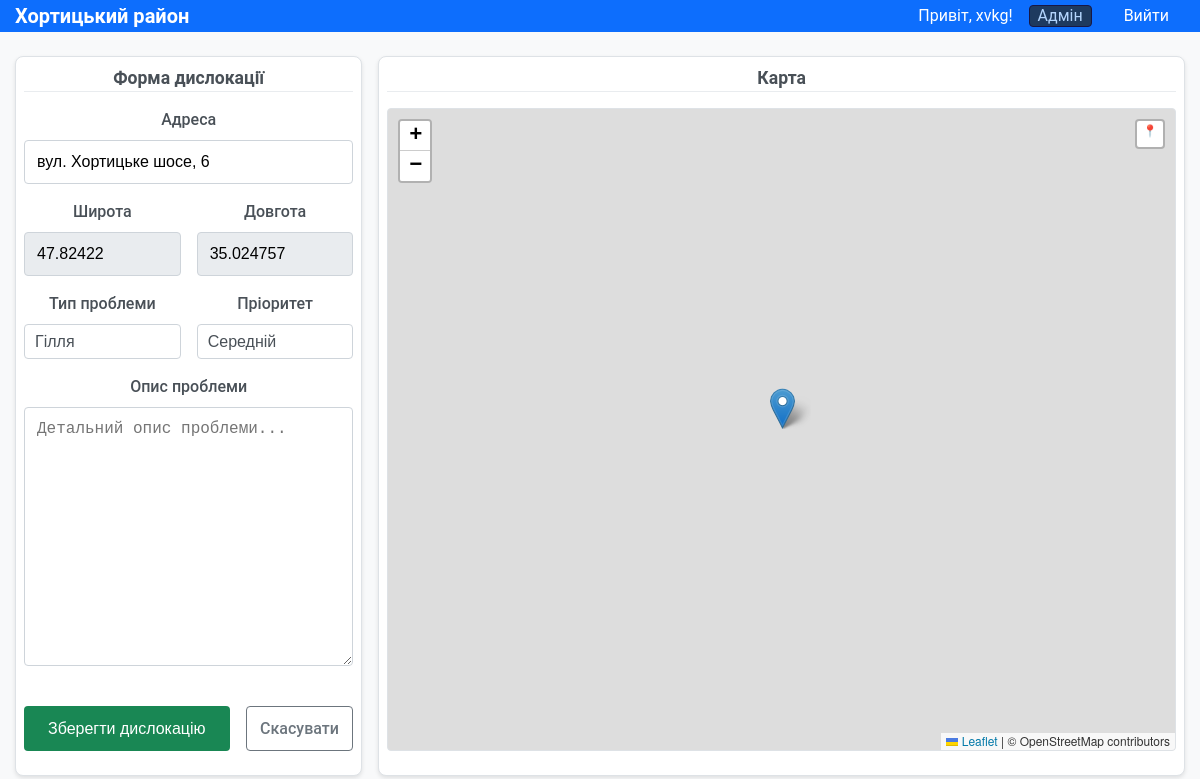
/edit/2 (signed in), run on the app's committed database.
### models.py (models this page shows, shortened)
class User(UserMixin, db.Model):
    id = db.Column(db.Integer, primary_key=True)
    username = db.Column(db.String(80), unique=True, nullable=False)
    password_hash = db.Column(db.String(120), nullable=False)
    role = db.Column(db.String(20), default='user')  # 'admin' або 'user'
    def is_admin(self):
        return self.role == 'admin'

class Location(db.Model):
    id = db.Column(db.Integer, primary_key=True)
    address = db.Column(db.String(200), nullable=False)
    latitude = db.Column(db.Float, nullable=False)
    longitude = db.Column(db.Float, nullable=False)
    problem_type = db.Column(db.String(50), nullable=False)
    priority = db.Column(db.String(20), default='Середній')
    status = db.Column(db.String(20), default='in_progress')
    description = db.Column(db.Text)
    date_created = db.Column(db.DateTime, default=datetime.utcnow)
    date_completed = db.Column(db.DateTime)
    created_by = db.Column(db.Integer, db.ForeignKey('user.id'))

### app.py (the view, shortened to what this page needs)
@app.route('/edit/<int:id>', methods=['GET', 'POST'])
@login_required
def edit_location(id):
    if not current_user.is_admin():
        flash('Доступ заборонено.', 'error')
        return redirect(url_for('index'))
    location = Location.query.get_or_404(id)
    form = LocationForm(obj=location)
    return render_template('add_location.html', form=form, location=location)

### app.py (called while the page is built)
@login_manager.user_loader
def load_user(user_id):
    return db.session.get(User, int(user_id))  # Новий синтаксис SQLAlchemy

### templates/add_location.html (shortened to what this page needs)
{% extends "base.html" %} {% block title %} {% if location %}Редагування{% else %}Додавання{% endif %} дислокації - Хортицький район {% endblock %} {%
block content %}
<link rel="stylesheet" href="https://unpkg.com/leaflet@1.9.4/dist/leaflet.css" />
<link rel="stylesheet" href="{{ url_for('static', filename='css/add-location.css') }}" />
<div class="location-form">
    <div class="location-form__form-section">
        <div class="stats-card">
            <div class="stats-card__title">Форма дислокації</div>
            <div class="stats-card__content">
                <form method="POST">
                    <div class="form__group">{{ form.address.label(class="form__label") }} {{ form.address(class="form__input", id="address") }}</div>
                    <div class="location-form__coordinates">
                        <div class="form__group">
                            {{ form.latitude.label(class="form__label") }} {{ form.latitude(class="form__input form__input--readonly", readonly=true,
                            id="latitude") }}
                        </div>
                        <div class="form__group">
                            {{ form.longitude.label(class="form__label") }} {{ form.longitude(class="form__input form__input--readonly",
                            readonly=true, id="longitude") }}
                        </div>
                    </div>
                    <div class="location-form__details">
                        <div class="form__group">
                            {{ form.problem_type.label(class="form__label") }} {{ form.problem_type(class="form__select") }}
                        </div>
                        <div class="form__group">{{ form.priority.label(class="form__label") }} {{ form.priority(class="form__select") }}</div>
                    </div>
                    <div class="form__group form__group--expand">
                        {{ form.description.label(class="form__label") }} {{ form.description(class="form__input form__input-text") }}
                    </div>
                    <div class="form__actions">
                        {{ form.submit(class="button button--success") }}
                        <a href="{{ url_for('index') }}" class="button button--secondary">Скасувати</a>
                    </div>
                </form>
            </div>
        </div>
    </div>
    <div class="location-form__map-section">
        <div class="stats-card">
            <div class="stats-card__title">Карта</div>
            <div class="stats-card__content">
                <div class="location-form__map" id="map" data-default-lat="47.82085887156977" data-default-lng="35.0326454729596"></div>
            </div>
        </div>
    </div>
</div>
{% endblock %}

### templates/base.html (shortened to what this page needs)
<!DOCTYPE html>
<html lang="uk">
    <head>
        <link rel="stylesheet" href="https://cdnjs.cloudflare.com/ajax/libs/font-awesome/6.0.0/css/all.min.css">
        <link rel="stylesheet" href="{{ url_for('static', filename='css/style.css') }}">
    </head>
    <body>
        <nav class="navigation">
            <div class="layout">
                <div class="navigation__container">
                    <a class="navigation__brand" href="{{ url_for('index') }}">Хортицький район</a>
                    <div class="navigation__menu">
                        {% if current_user.is_authenticated %}
                        <span class="navigation__text">Привіт, {{ current_user.username }}!</span>
                        {% if current_user.is_admin() %}
                        <span class="admin">Адмін</span>
                        {% endif %}
                        <a class="navigation__link" href="{{ url_for('logout') }}">Вийти</a>
                        {% else %}
                        <a class="navigation__link" href="{{ url_for('login') }}">Увійти</a>
                        {% endif %}
                    </div>
                </div>
            </div>
        </nav>
        <div class="layout layout--with-top-margin">{% block content %}{% endblock %}</div>
    </body>
</html>

### static/css/style.css (style rules this page uses)
* { margin: 0; padding: 0; box-sizing: border-box; }
body { font-family: var(--ff); line-height: 1.5; color: var(--font-color); background-color: var(--body-bg); }
.layout { width: 100%; max-width: 1320px; margin: 0 auto; padding: 0 15px; }
.layout--with-top-margin { margin-top: 1.5rem; }
.navigation { background-color: var(--blue); color: var(--white); line-height: 1; }
.navigation__container { display: flex; justify-content: space-between; align-items: center; line-height: 1; }
.navigation__brand { color: var(--white); text-decoration: none; font-size: 1.25rem; font-weight: bold; }
.navigation__menu { display: flex; align-items: center; gap: 1rem; }
.navigation__link { color: var(--white); text-decoration: none; padding: 0.5rem 1rem; border-radius: 4px; transition: background-color 0.2s; }
.navigation__text { color: var(--white); margin: 0; }
.admin { padding: 0.1rem 0.5rem; border: 1px solid rgb(23, 23, 70) !important; border-radius: 4px; color: var(--dt-blue-alert-font); background-color: var(--dt-blue-alert-bg); border-color: var(--dt-blue-alert-border); }
.stats-card { background-color: var(--white); border: 1px solid var(--white-grey); border-radius: 8px; padding: 0.5rem; text-align: center; box-shadow: 0 2px 4px var(--transparent-black); }
.stats-card__title { font-size: 1.1rem; font-weight: 600; color: var(--font-color-light); }
.button { display: inline-block; padding: 0.75rem 1.5rem; border: none; border-radius: 4px; text-decoration: none; text-align: center; cursor: pointer; font-size: 1rem; font-weight: 500; transition: all 0.2s; line-height: 1; }
.button--secondary { color: var(--grey); padding: 0.84rem; border: 1px solid var(--grey); align-self: end; }
.button--success { background-color: var(--green); color: var(--white); }
.form__group { margin-bottom: 1rem; }
.form__label { display: block; margin-bottom: 0.5rem; font-weight: 500; text-align: center; color: var(--font-color-light); }
.form__input { width: 100%; padding: 0.75rem; border: 1px solid var(--grey-input); border-radius: 4px; font-size: 1rem; transition: border-color 0.2s, box-shadow 0.2s; }
.form__input--readonly { background-color: var(--light-blue-border); }
.form__select { width: 100%; padding: 8px 35px 8px 10px; font-size: 1rem; border: 1px solid var(--grey-input); border-radius: 4px; transition: border-color 0.2s, box-shadow 0.2s; background: none; appearance: none; -webkit-appearance: none; -moz-appearance: none; color: var(--font-color-light) !important; }
.form__actions { display: flex; justify-content: center; gap: 1rem; margin-top: 1.5rem; }
.location-form__map { height: 400px; border: 1px solid var(--white-grey); border-radius: 4px; margin-bottom: 1rem; }
@media (max-width: 1440px) { .layout { max-width: 1200px; } }

### static/css/add-location.css (style rules this page uses)
html, body { height: 100%; margin: 0; }
.location-form { display: flex; gap: 1rem; height: 90vh; }
.location-form__form-section, .location-form__map-section, .stats-card, .stats-card__content, .location-form__form-section form, .form__group--expand { display: flex; flex-direction: column; flex: 1; min-height: 0; }
.location-form__map-section { flex-basis: 40%; }
.stats-card__title { margin-bottom: 1rem; border-bottom: 1px solid var(--light-blue-border); }
.form__input-text { flex: 1; min-height: 8rem; }
.location-form__coordinates { display: flex; gap: 1rem; }
.location-form__details { display: flex; gap: 1rem; justify-content: stretch; width: 100%; }
.location-form__details .form__group { flex: 1; }
.form__actions { margin-bottom: 1rem; }
.location-form__map { flex: 1; min-height: 0; }

### data on the page
User: username "xvkg"
Location: address "вул. Хортицьке шосе, 6", latitude "47.82422", longitude "35.024757", problem_type "Гілля", priority "Середній"
